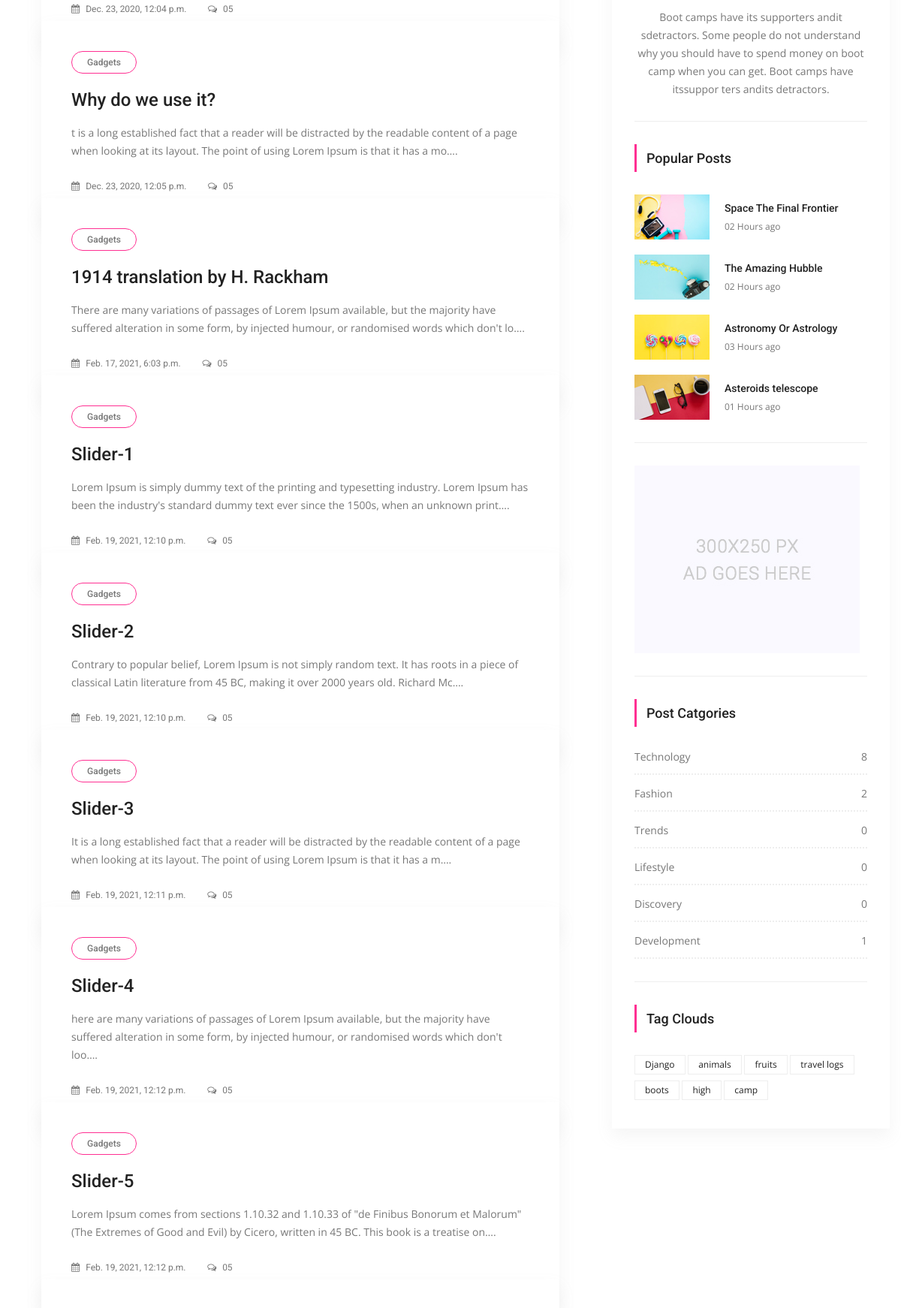
The app's page / (middle part), older data.
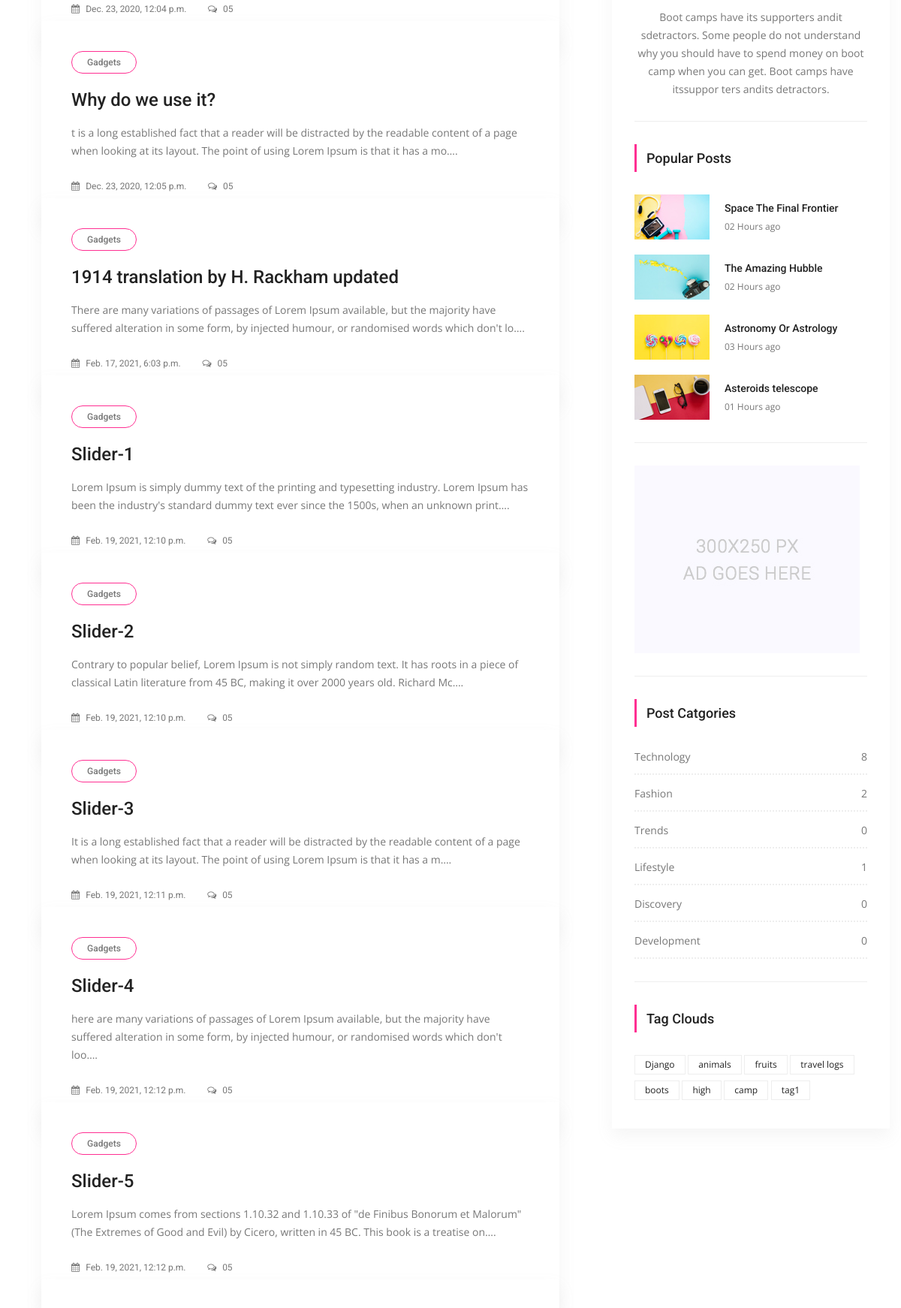
The same page, newer data.
### posts/models.py (models this page shows, shortened)
class Post(models.Model):
	title= models.CharField(max_length=150)
	content=models.TextField()
	publishing_date=models.DateTimeField(auto_now_add=True)
	image= models.ImageField(blank=True, null=True, upload_to='uploads/')
	user= models.ForeignKey(settings.AUTH_USER_MODEL,on_delete=models.CASCADE)
	slug= models.SlugField(default="slug",editable=False)
	category=models.ForeignKey(Category, on_delete=models.CASCADE, default=1, related_name="posts")
	tag =models.ManyToManyField(Tag, related_name= "posts",blank=True)
	slider_post = models.BooleanField(default= False)

class Category(models.Model):
	title= models.CharField(max_length=150)
	slug= models.SlugField(editable=False)
	def post_count(self):
		return self.posts.all().count()

class Tag(models.Model):
	title= models.CharField(max_length=50)
	slug= models.SlugField(editable=False)
	def __str__(self):
		return self.title

### posts/views.py (the view)
# urls.py: path('', IndexView.as_view(), name="index"),
class IndexView(ListView):
	template_name="posts/index.html"
	model= Post
	context_object_name= "posts"
	def get_context_data(self, *, object_list=None, **kwargs):
		context= super(IndexView, self).get_context_data(**kwargs)
		context['slider_posts']= Post.objects.all().filter(slider_post=True)
		return context

### posts/templatetags/custom_tags.py (called while the page is built)
@register.simple_tag(name="categories")
def all_categories():
	return Category.objects.all()

@register.simple_tag(name="tags")
def all_tags():
	return Tag.objects.all()

### templates/posts/index.html (shortened to what this page needs)
{% extends 'base.html' %}
{% load static %}
{% block content %}
        <section class="blog_area p_120">
            <div class="container">
                <div class="row">
                    <div class="col-lg-8">
                        <div class="blog_left_sidebar">
                        	{% for post in posts %}
                            <article class="blog_style1">
                            	<div class="blog_img">
                            	</div>
                            	<div class="blog_text">
									<div class="blog_text_inner">
										<a class="cat" href="#">Gadgets</a>
										<a href="{% url 'detail' pk=post.pk  slug=post.slug %}"><h4>{{ post.title }}</h4></a>
										<p>{{ post.content| truncatechars:175 }}.</p>
										<div class="date">
											<a href="#"><i class="fa fa-calendar" aria-hidden="true"></i> {{ post.publishing_date }}</a>
											<a href="#"><i class="fa fa-comments-o" aria-hidden="true"></i> 05</a>
										</div>
									</div>
                            	</div>
                            </article>
                            {% endfor %}
                        </div>
                    </div>
                      {% include 'right_side.html' %}
                    </div>
                </div>
            </div>
        </section>
    {% endblock %}

### templates/right_side.html (shortened to what the changed rows need)
 {% load static %}
{% load custom_tags %}
 <div class="col-lg-4">
                        <div class="blog_right_sidebar">
                            <aside class="single_sidebar_widget post_category_widget">
                                <ul class="list cat-list">
                                    {% categories as categories %}
                                    {% for category in categories %}
                                    <li>
                                        <a href="{% url 'category_detail' pk=category.id slug=category.slug %}" class="d-flex justify-content-between">
                                            <p>{{ category.title }}</p>
                                            <p>{{ category.post_count }}</p>
                                        </a>
                                    </li>
                                    {% endfor %}
                                </ul>
                            </aside>
                            <aside class="single-sidebar-widget tag_cloud_widget">
                                <ul class="list">
                                    {% tags as labels %}
                                    {% for label in labels %}
                                    <li><a href="{% url 'tag_detail' slug=label.slug %}">{{ label }}</a></li>
                                    {% endfor %}
                                </ul>
                            </aside>
                        </div>

Row changes from the older to the newer data that the page shows:
changed Post: title "1914 translation by H. Rackham" → "1914 translation by H. Rackham updated"
computed for Category "Lifestyle": post_count "0" → "1"
computed for Category "Development": post_count "1" → "0"
added Tag: title "tag1"
